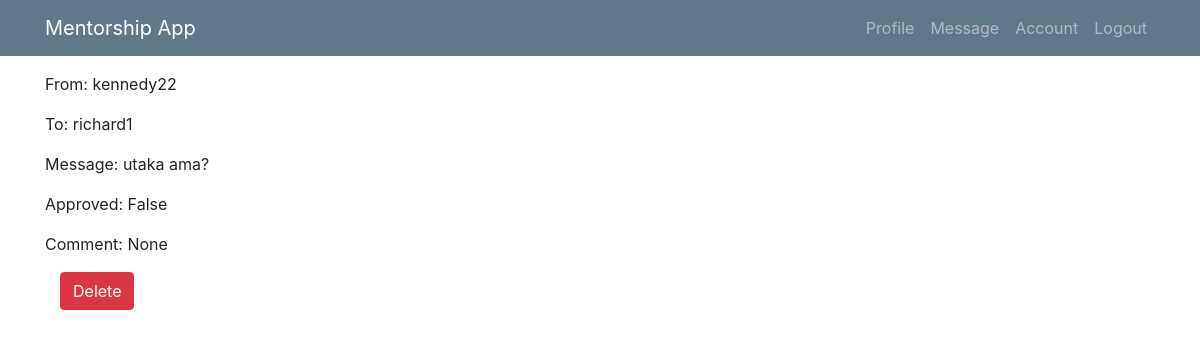
Page /15 (signed in) on the earlier database version.
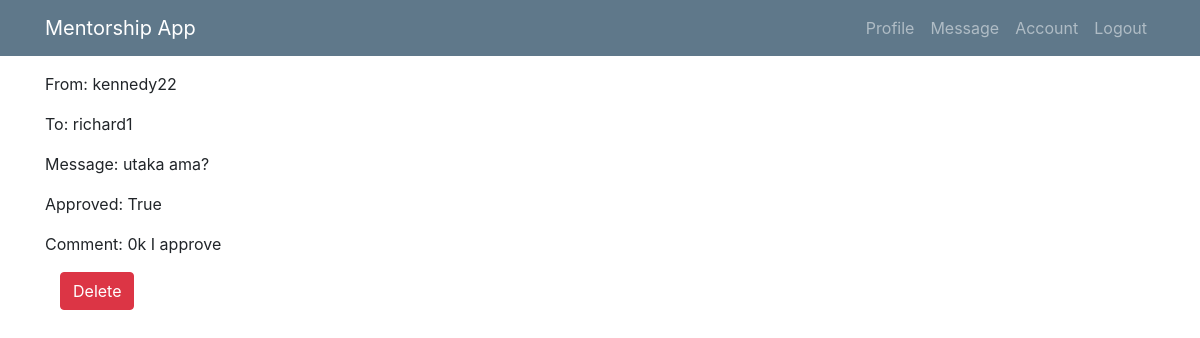
Same page on the later database version.
### mentee/models.py (models this page shows, shortened)
class Msg(models.Model):
    sender = models.ForeignKey(User, related_name="sender", on_delete=models.CASCADE, null=True)
    receipient = models.ForeignKey(User, related_name="receipient", on_delete=models.CASCADE)
    msg_content = models.TextField(max_length=100)
    sent_at = models.DateTimeField(null=True, blank=True)
    comment = models.TextField(blank=True, null=True)
    comment_at = models.DateTimeField(blank=True, null=True)
    is_approved = models.BooleanField(default=False, verbose_name="Approve?")
    date_approved = models.DateTimeField(blank=True, null=True)
    class Meta:
        ordering = ['-sent_at']

class User(AbstractUser):
    is_mentee = models.BooleanField(default=False)
    is_mentor = models.BooleanField(default=False)

### mentee/views/mentee.py (the view)
# urls.py: path('<int:pk>', mentee.SentDetailView.as_view(), name="sent"),
class SentDetailView(LoginRequiredMixin, UserPassesTestMixin, DetailView):
    model = Msg
    context_object_name = 'messo'
    template_name = 'menti/sent.html'
    def test_func(self):
        return self.request.user.is_mentee
    def get_queryset(self):
        return self.model.objects.filter(sender=self.request.user)

### mentee/templates/menti/sent.html
{% extends 'menti/base.html' %}
{% block content %}
<br><br><br>
<p>From: {{ messo.sender }} </p>
<p>To: {{ messo.receipient }} </p>
<p>Message: {{ messo.msg_content }}</p>
<p>Approved: {{ messo.is_approved }}</p>
<p>Comment: {{ messo.comment }}</p>
<div class="container">
  <p><a class="btn btn-danger" href="{% url 'delete' pk=messo.pk %}">Delete</a></p>
</div>
{% endblock %}

Differences in the rows shown:
changed Msg "utaka ama?": is_approved "False" → "True"; comment "None" → "0k I approve"
